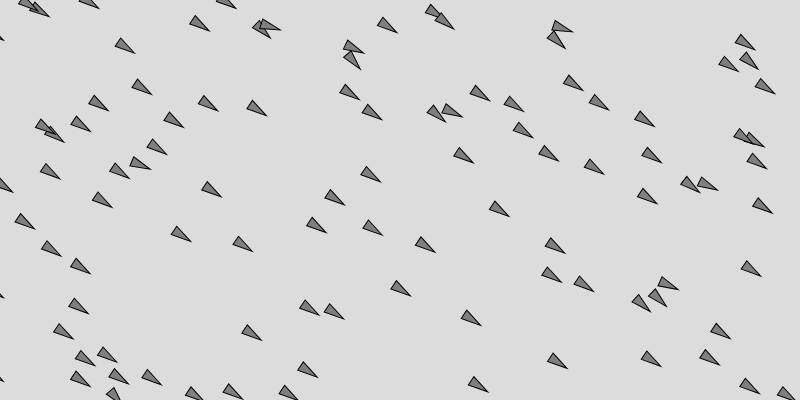
Frame 1 (no input)
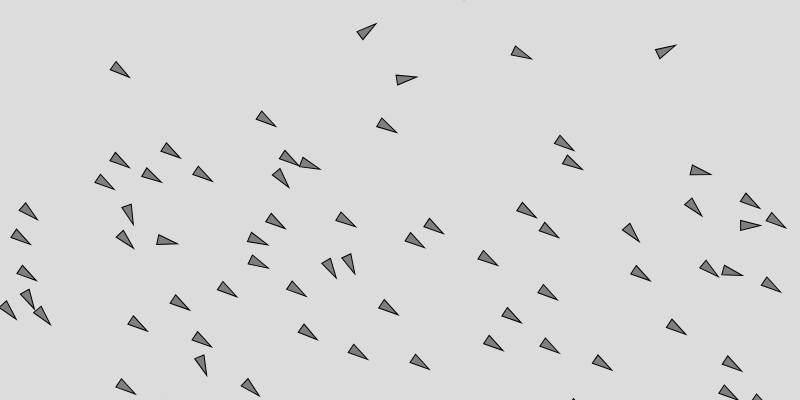
Frame 60 (no input)
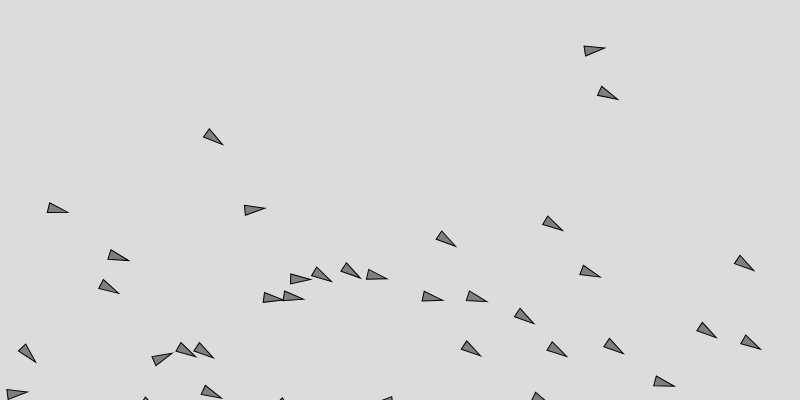
Frame 120 (the mouse pressed at the canvas centre since frame 60)

The p5.js sketch that drew these frames (run headless with seeded random() and noise() and a simulated clock; from frame 60 on, the mouse is pressed at the canvas centre):

// p5.js sketch
// ── sketch.js

let vehicles = [];

function setup() {
  createCanvas(800, 400);
  
  for (let i = 0; i<100; i++){
    vehicles[i] = new Vehicle(random(width), random(height), random(5, 7), random(0.5, 1));
  }

  
}

function draw() {
  background(220);
  // Safety check
  if (!vehicles || !Array.isArray(vehicles)) {
    console.error("vehicles is not properly initialized");
    return;
  }
  
  for (let vehicle of vehicles){
    // let vehicle = vehicles[i];
    // let neighbors = vehicles.slice(0, i).concat(vehicles.slice(i + 1));
    let neighbors = vehicles.filter(other => other !== vehicle)
    vehicle.separate(neighbors);
    vehicle.run();
    
  }
}



//----------------------------------------------------------------------
class Vehicle{
  constructor(x, y, maxspeed, maxforce){
    this.position = createVector(x, y);
    this.velocity = createVector(3, 2);
    this.acceleration = createVector();
    this.maxspeed = maxspeed || 4; // Set this.maxspeed to the value of ms, but if ms is falsy, use 4 instead
    this.maxforce = maxforce || 0.1;
    this.size = 5;
  }
  
  run(){
    this.update();
    this.checkEdges();
    this.show();
  }
  
  update(){
    this.velocity.add(this.acceleration);
    this.velocity.limit(this.maxspeed);
    this.position.add(this.velocity);
    this.acceleration.mult(0);   
  }
  
  seek(target){
    let desire = p5.Vector.sub(target, this.position);
    // If the magnitude of desired equals 0, skip out of here
    // If the magnitude (length) of the desired vector is zero, then exit the seek() function immediately.
    if (desire.mag() === 0) return;
    desire.setMag(this.maxspeed);
    let steer = p5.Vector.sub(desire, this.velocity);
    steer.limit(this.maxforce);
    this.applyForce(steer);
  }
  
  applyForce(force){
    this.acceleration.add(force);
    // console.log(this.acceleration.copy());
  }
  
  separate(neighbors){
    // loop through the neighboring vehicles' list, find their distance to the current vehicle
    let distThreshold = 20; // how close is too close
    let steeringVelocity = []
    for (let neighbor of neighbors){
      let dir = p5.Vector.sub(neighbor.position, this.position);
      let dist = dir.mag();
      if (dist < distThreshold){
        let reversedDir = dir.copy().normalize().mult(-1);
        // reversedDir.div(dist);
        // reversedDir.mult(-1);
        steeringVelocity.push(reversedDir);
      }
    }
    
    // find the averaged velocity
    let avgDir;
    if (steeringVelocity.length > 0){
      let summedDir = createVector();
      for (let velocity of steeringVelocity){
        summedDir.add(velocity);
      }
      avgDir = summedDir.div(steeringVelocity.length)
      avgDir.setMag(this.maxspeed);
      
      // apply this separation force from the averaged velocity
      let steer = p5.Vector.sub(avgDir, this.velocity);
      steer.limit(this.maxforce);
      this.applyForce(steer);
    }
    
    
  }
  
  
  
  followPath(path){
    // Step 1: Predict the vehicle’s future position.
    let future = this.velocity.copy();
    future.setMag(25);
    future.add(this.position);
    
    // Step 2: Find the normal point along the path.
    let target = null;
    let normal = null;
    let worldRecord = Infinity; // start with a very high record distance that can easily be beaten
    
    // loop through all the path segments' points
    for (let i = 0; i<path.points.length-1; i++){
      let a = path.points[i];
      let b = path.points[i+1];
      
      // get the normal point to that line
      let normalPoint = this.getNormalPoint(future, a, b);
      
      // test if this normal point is on the path segment by checking the boundary
      if (normalPoint.x < a.x || normalPoint.x > b.x){
        normalPoint = b.copy()
      }
      
      // check the distance from the future pos to the normal point
      let distance = p5.Vector.dist(future, normalPoint);
      
      // find the smallest distance
      if (distance < worldRecord){
        worldRecord = distance;
        // if so, the target to steer towards is this normal point
        normal = normalPoint;
        target = normalPoint.copy();
        
        // look at the direction of the line segment, so we can seek a liitle bit ahead of the normal
        let dir = p5.Vector.sub(b, a);
        dir.setMag(10); // here is arbitrarily assign a number, should be based on distance to path and velocity
        target.add(dir);
      }
    }
    
    
    // only if the distance is greater than the path's radius, do we bother to steer
    if (worldRecord > path.radius && target !== null){
      this.seek(target);
    }
    
    // draw the line from future pos to normal pos
    strokeWeight(1);
    line(this.position.x, this.position.y, future.x, future.y)
    line(future.x, future.y, normal.x, normal.y)
  }
  
  getNormalPoint(p, a, b){
    // vector from a to p
    let ap = p5.Vector.sub(p, a);
    // vector from a to b
    let ab = p5.Vector.sub(b, a);
    ab.normalize();
    
    ab.mult(ap.dot(ab));
    let normalPoint = p5.Vector.add(a, ab);
    return normalPoint;
  }
  
  

  
  
  show(){
    // The vehicle is a triangle pointing in the direction of velocity.
    let angle = this.velocity.heading();
    fill(127);
    stroke(0);
    push();
    translate(this.position.x, this.position.y);
    rotate(angle);
    beginShape();
    vertex(this.size *2, 0);
    vertex(-this.size*2 , -this.size);
    vertex(-this.size*2, this.size);
    endShape(CLOSE);
    pop();
  }
  
  checkEdges(){
    if(this.position.x+this.size >= width){
      this.position.x = -this.size;
      // this.position.y = path.getStart().y;
    }
  }
  
  
}
